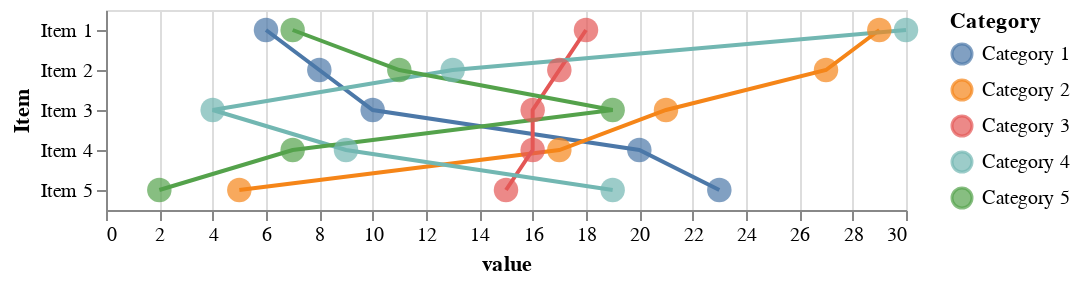

Write notebook code for a chart like this one.
### Markdown cell above
## Layering dots and lines – guides the eye

**It's not usually a great idea to connect categorical variables with lines, since there is nothing between the categories**, but let's try it here to see if it helps guide the eye.

**Altair let's us use a `+` to layer individual charts and match their axes.**

### Code cell
dots = alt.Chart(df).mark_circle(size=150).encode(
    x = 'value:Q',
    y = 'Item:O',
    color = 'Category:N'
)

lines = alt.Chart(df).mark_line().encode(
    x = 'value:Q',
    y = 'Item:O',
    color = 'Category:N'
)

lines + dots

### Figure 1 — Vega-Lite specification as saved in the notebook (floating-point values rounded to 4 significant figures)
{"config": {"view": {"continuousWidth": 400, "continuousHeight": 300}}, "layer": [{"mark": "line", "encoding": {"color": {"type": "nominal", "field": "Category"}, "x": {"type": "quantitative", "field": "value"}, "y": {"type": "ordinal", "field": "Item"}}}, {"mark": {"type": "circle", "size": 150}, "encoding": {"color": {"type": "nominal", "field": "Category"}, "x": {"type": "quantitative", "field": "value"}, "y": {"type": "ordinal", "field": "Item"}}}], "data": {"name": "data-dcc63c1bd6179d79fcae39778c52b169"}, "$schema": "https://vega.github.io/schema/vega-lite/v4.8.1.json", "datasets": {"data-dcc63c1bd6179d79fcae39778c52b169": [{"Item": "Item 1", "Category": "Category 1", "value": 6}, {"Item": "Item 2", "Category": "Category 1", "value": 8}, {"Item": "Item 3", "Category": "Category 1", "value": 10}, {"Item": "Item 4", "Category": "Category 1", "value": 20}, {"Item": "Item 5", "Category": "Category 1", "value": 23}, {"Item": "Item 1", "Category": "Category 2", "value": 29}, {"Item": "Item 2", "Category": "Category 2", "value": 27}, {"Item": "Item 3", "Category": "Category 2", "value": 21}, {"Item": "Item 4", "Category": "Category 2", "value": 17}, {"Item": "Item 5", "Category": "Category 2", "value": 5}, {"Item": "Item 1", "Category": "Category 3", "value": 18}, {"Item": "Item 2", "Category": "Category 3", "value": 17}, {"Item": "Item 3", "Category": "Category 3", "value": 16}, {"Item": "Item 4", "Category": "Category 3", "value": 16}, {"Item": "Item 5", "Category": "Category 3", "value": 15}, {"Item": "Item 1", "Category": "Category 4", "value": 30}, {"Item": "Item 2", "Category": "Category 4", "value": 13}, {"Item": "Item 3", "Category": "Category 4", "value": 4}, {"Item": "Item 4", "Category": "Category 4", "value": 9}, {"Item": "Item 5", "Category": "Category 4", "value": 19}, {"Item": "Item 1", "Category": "Category 5", "value": 7}, {"Item": "Item 2", "Category": "Category 5", "value": 11}, {"Item": "Item 3", "Category": "Category 5", "value": 19}, {"Item": "Item 4", "Category": "Category 5", "value": 7}, {"Item": "Item 5", "Category": "Category 5", "value": 2}]}}
